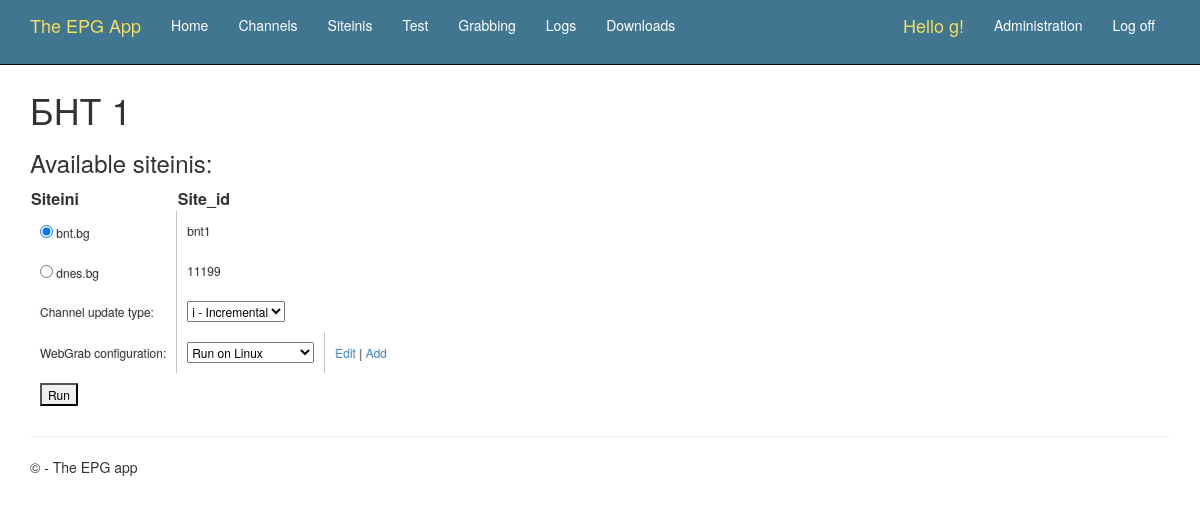
Screenshot of /channel/bnt-1/grab/ (signed in) with the database file from the repository.
### epgapp/models.py (models this page shows, shortened)
class Channel(models.Model):
  enabled     = models.BooleanField(default=True)
  name        = models.CharField('Name of channel', max_length=32)
  xmltv_id    = models.CharField('Channel id in XMLTV', max_length=32)
  slug        = models.SlugField('Slug', max_length=32, unique=True, help_text='Name in URL')
  update      = models.CharField('Update type',default="i", max_length=1, choices=UPDATE_TYPES, blank=True)
  siteinis    = models.ManyToManyField(Siteini, through='Grabbers')
  include     = models.CharField(blank=True, max_length=256)
  exclude     = models.CharField(blank=True, max_length=256)
  period      = models.CharField(blank=True, max_length=16)
  created     = models.DateTimeField(auto_now_add=True)
  modified    = models.DateTimeField(auto_now=True)
  category    = models.ManyToManyField(Category, default="", blank=True)
  def get_siteinis(self):
    return len(self.siteinis.all())
  get_siteinis.short_description = 'Total siteinis'
  def get_timeshifts(self):
    return len(Timeshifts.objects.filter(parent=self))
  get_timeshifts.short_description = 'Timeshifts'
  class Meta:
    ordering = ['-name']
    verbose_name_plural = '          Channels'

class Grabbers(models.Model):
  channel  = models.ForeignKey(Channel, on_delete=models.CASCADE)
  siteini  = models.ForeignKey(Siteini, on_delete=models.CASCADE)
  site_id  = models.CharField(blank=True, max_length=32)
  enabled  = models.BooleanField(default=True)
  order    = models.IntegerField(default=1)
  class Meta:
    verbose_name = "Siteini grabber"
    verbose_name_plural = "Grabbers"

class Siteini(models.Model):
  import uuid
  name     = models.CharField('Name of siteini file', max_length=32)
  slug     = models.SlugField('Slug', unique=False, default="", help_text='How it appears in URL')
  enabled  = models.BooleanField(default=True)
  content  = models.TextField()
  created  = models.DateTimeField(auto_now_add=True)
  modified = models.DateTimeField(auto_now=True)
  def get_absolute_url(self):
    return reverse('siteini-detail', args=[str(self.slug)])
  class Meta:
    ordering = ['name']
    verbose_name_plural = '       Siteinis'

### epgapp/views.py (the view)
# urls.py: url(r'^channel/(?P<slug>.+)/grab/$', epgapp.views.grab, name='grab'),
@login_required
def grab(request, slug):
  channel = Channel.objects.get(slug=slug)
  siteinis = Grabbers.objects.filter(channel=channel)
  configs = Settings.objects.all();
  return render(
    request,
    'epgapp/grab_channel.html',
    {
      'channel': channel,
      'siteinis': siteinis,
      'configs': configs,
      'update_types': UPDATE_TYPES
    }
  )

### epgapp/templates/epgapp/grab_channel.html (shortened to what this page needs)
{% extends "layout.html" %}
{% block content %}
<h1>{{channel.name}}</h1>
<h3>Available siteinis:</h3>
<table>
  <thead>
    <tr>
      <th>Siteini</th>
      <th>Site_id</th>
      <th></th>
    </tr>
  </thead>
  {% for siteini in siteinis %}
  <tr>
    <td><input type="radio" name="siteini_id" value="{{siteini.siteini.id}}" /> {{siteini.siteini.name}}</td>
    <td id="siteini_id_{{siteini.siteini.id}}"> {{siteini.site_id}}</td>
  </tr>
{% empty %}
  <tr><td>No siteinis definied.</td></tr>
{% endfor %}
        <tr>
            <td>Channel update type: </td>
            <td colspan="2">
                <select name="update" id="update">
                {% for type in update_types %}
                    <option value="{{ type.0 }}">{{ type.1 }}</option>
                {% endfor %}
                </select>
            </td>
        </tr>
  <tr>
    <td>WebGrab configuration: </td>
    <td>
      <select name="webgrab_configuration_id" id="webgrab_configuration_id">
      {% for config in configs %}
        <option value="{{ config.id }}">{{ config.name }}</option>
        {% endfor %}
        </select>
     </td>
     <td><a id="webgrab_configuration_edit_link" href="{% url 'admin:epgapp_settings_change' configs.0.id %}">Edit</a> | <a id="webgrab_configuration_add_link" href="{% url 'admin:epgapp_settings_add' %}">Add</a></td>
  </tr>
  <tr>
    <td colspan="2"><button class="start" id="">Run</button></td>
  </tr>
</table>
{% endblock %}

### epgapp/templates/registration/loginpartial.html (shortened to what this page needs)
{% if user.is_authenticated %}
<form id="logoutForm" action="/logout" method="post" class="navbar-right">
    <ul class="nav navbar-nav navbar-right">
        <li><span class="navbar-brand">Hello {{ user.username }}!</span></li>
        <li><a href="{% url 'admin:index' %}">Administration</a></li>
        <li><a href="javascript:document.getElementById('logoutForm').submit()">Log off</a></li>
    </ul>
</form>
{% else %}
<ul class="nav navbar-nav navbar-right">
    <li><a href="{% url 'login' %}">Log in</a></li>
</ul>
{% endif %}

### epgapp/static/content/site.css (style rules this page uses)
body { padding-top: 50px; padding-bottom: 20px; }
input, select, textarea { max-width: 280px; }
tr:first-child { border-top: none; }
tr:last-child { border-bottom: none; }
tr:last-child td:first-child { border-bottom-left-radius: 3px; }
tr:last-child td:last-child { border-bottom-right-radius: 3px; }
td { background: #FFFFFF; padding: 10px; text-align: left; vertical-align: middle; font-weight: 300; font-size: 12px; text-shadow: -1px -1px 1px rgba(0, 0, 0, 0.1); border-right: 1px solid #C1C3D1; }
td:last-child { border-right: 0px; }

### rows the page displays
Channel: name "БНТ 1"
Grabbers: siteini.name "bnt.bg", site_id "bnt1"
Grabbers: siteini.name "dnes.bg", site_id "11199"

### other values shown
{{ user.username }} "g"
form field update "i - Incremental"
form field webgrab_configuration_id "Run on Linux"
